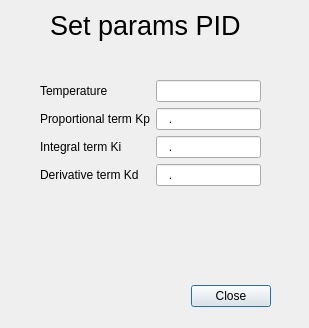
<?xml version="1.0" encoding="UTF-8"?>
<ui version="4.0">
 <class>ThermoPIDDialog</class>
 <widget class="QDialog" name="ThermoPIDDialog">
  <property name="geometry">
   <rect>
    <x>0</x>
    <y>0</y>
    <width>309</width>
    <height>328</height>
   </rect>
  </property>
  <property name="windowTitle">
   <string>Dialog</string>
  </property>
  <widget class="QWidget" name="horizontalLayoutWidget_2">
   <property name="geometry">
    <rect>
     <x>20</x>
     <y>60</y>
     <width>261</width>
     <height>191</height>
    </rect>
   </property>
   <layout class="QHBoxLayout" name="horizontalLayout_2">
    <property name="leftMargin">
     <number>10</number>
    </property>
    <property name="topMargin">
     <number>10</number>
    </property>
    <property name="rightMargin">
     <number>10</number>
    </property>
    <property name="bottomMargin">
     <number>10</number>
    </property>
    <item>
     <layout class="QFormLayout" name="formLayout">
      <property name="leftMargin">
       <number>10</number>
      </property>
      <property name="topMargin">
       <number>10</number>
      </property>
      <property name="rightMargin">
       <number>10</number>
      </property>
      <property name="bottomMargin">
       <number>10</number>
      </property>
      <item row="0" column="0">
       <widget class="QLabel" name="label_2">
        <property name="text">
         <string>Temperature</string>
        </property>
       </widget>
      </item>
      <item row="0" column="1">
       <widget class="QLineEdit" name="temprature_lineEdit">
        <property name="inputMask">
         <string>0000</string>
        </property>
       </widget>
      </item>
      <item row="1" column="0">
       <widget class="QLabel" name="label_3">
        <property name="text">
         <string>Proportional term Kp</string>
        </property>
       </widget>
      </item>
      <item row="1" column="1">
       <widget class="QLineEdit" name="tpropotional_lineEdit">
        <property name="inputMask">
         <string>000.000</string>
        </property>
        <property name="maxLength">
         <number>7</number>
        </property>
       </widget>
      </item>
      <item row="2" column="0">
       <widget class="QLabel" name="label_4">
        <property name="text">
         <string>Integral term Ki</string>
        </property>
       </widget>
      </item>
      <item row="2" column="1">
       <widget class="QLineEdit" name="tintegral_lineEdit">
        <property name="inputMask">
         <string>000.000</string>
        </property>
       </widget>
      </item>
      <item row="3" column="0">
       <widget class="QLabel" name="label_5">
        <property name="text">
         <string>Derivative term Kd</string>
        </property>
       </widget>
      </item>
      <item row="3" column="1">
       <widget class="QLineEdit" name="tderivative_lineEdit">
        <property name="inputMask">
         <string>000.0000</string>
        </property>
       </widget>
      </item>
     </layout>
    </item>
   </layout>
  </widget>
  <widget class="QDialogButtonBox" name="buttonBox">
   <property name="geometry">
    <rect>
     <x>10</x>
     <y>280</y>
     <width>261</width>
     <height>32</height>
    </rect>
   </property>
   <property name="orientation">
    <enum>Qt::Horizontal</enum>
   </property>
   <property name="standardButtons">
    <set>QDialogButtonBox::Close</set>
   </property>
  </widget>
  <widget class="QLabel" name="label">
   <property name="geometry">
    <rect>
     <x>50</x>
     <y>10</y>
     <width>211</width>
     <height>31</height>
    </rect>
   </property>
   <property name="font">
    <font>
     <pointsize>20</pointsize>
    </font>
   </property>
   <property name="text">
    <string>Set params PID</string>
   </property>
   <property name="scaledContents">
    <bool>false</bool>
   </property>
  </widget>
 </widget>
 <resources/>
 <connections>
  <connection>
   <sender>buttonBox</sender>
   <signal>accepted()</signal>
   <receiver>ThermoPIDDialog</receiver>
   <slot>accept()</slot>
   <hints>
    <hint type="sourcelabel">
     <x>248</x>
     <y>254</y>
    </hint>
    <hint type="destinationlabel">
     <x>157</x>
     <y>274</y>
    </hint>
   </hints>
  </connection>
  <connection>
   <sender>buttonBox</sender>
   <signal>rejected()</signal>
   <receiver>ThermoPIDDialog</receiver>
   <slot>reject()</slot>
   <hints>
    <hint type="sourcelabel">
     <x>316</x>
     <y>260</y>
    </hint>
    <hint type="destinationlabel">
     <x>286</x>
     <y>274</y>
    </hint>
   </hints>
  </connection>
 </connections>
</ui>
